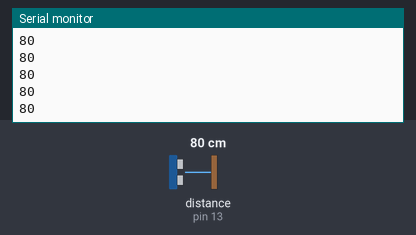
This sketch was run on a simulated Arduino Uno, built with avr-gcc and run on an emulated ATmega328P. Parts: the last lines printed to the serial monitor. Wiring (inferred from the names in the program): ultrasonic range finder: trigger pin 12; echo pin 13. Inputs (shaded band) come from the test bench; at power-on: distance to the obstacle (sensor on pin 13) 80 cm. The echo pulse lasts 58.3 µs per cm.

Above: at 1.2 s.
1.3 s: distance to the obstacle (sensor on pin 13) set to 2 cm
At 2.4 s:
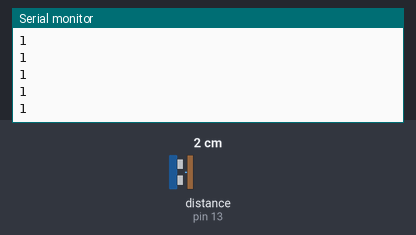
2.8 s: distance to the obstacle (sensor on pin 13) set to 4 cm
At 3.7 s:
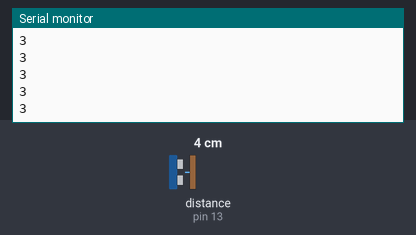
Timing chart, 0 to 5.8 s (numbered marks = the images above; inputs shaded):
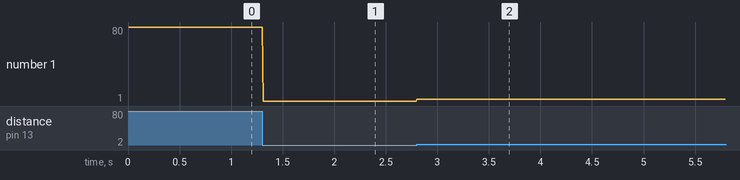

Measured:
- after the input at 1.3 s, the serial monitor: prints a new line at once (image 1)
- after the input at 2.8 s, the serial monitor: prints a new line at once (image 2)
- plotted number 1: 80 → 1 after the input at 1.3 s, 1 → 3 after the input at 2.8 s

The sketch:

sketch_oct30b.ino
```cpp
const int trigPin = 12; //Change to pin you use
const int echoPin = 13; //Here too

void setup() {
 // initialize serial communication:
 Serial.begin(9600);

 pinMode(trigPin, OUTPUT);
 pinMode(echoPin, INPUT);
 digitalWrite(trigPin, LOW);
}

void loop()
{
 // establish variables for duration of the ping,
 // and the distance result in inches and centimeters:
 long duration, inches, cm;


 digitalWrite(trigPin, HIGH);
 delayMicroseconds(10);
 digitalWrite(trigPin, LOW);

 duration = pulseIn(echoPin, HIGH);

 // convert the time into a distance
 cm = microsecondsToCentimeters(duration);


 Serial.println(cm);


 delay(5);
}


long microsecondsToCentimeters(long microseconds)
{
 // The speed of sound is 340 m/s or 29 microseconds per centimeter.
 // The ping travels out and back, so to find the distance of the
 // object we take half of the distance travelled.
 return microseconds / 29 / 2;
}
```
